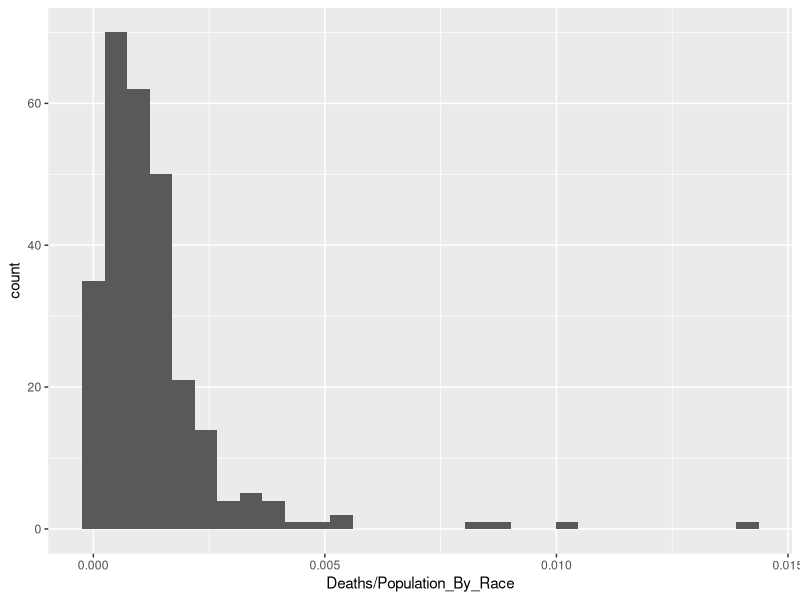
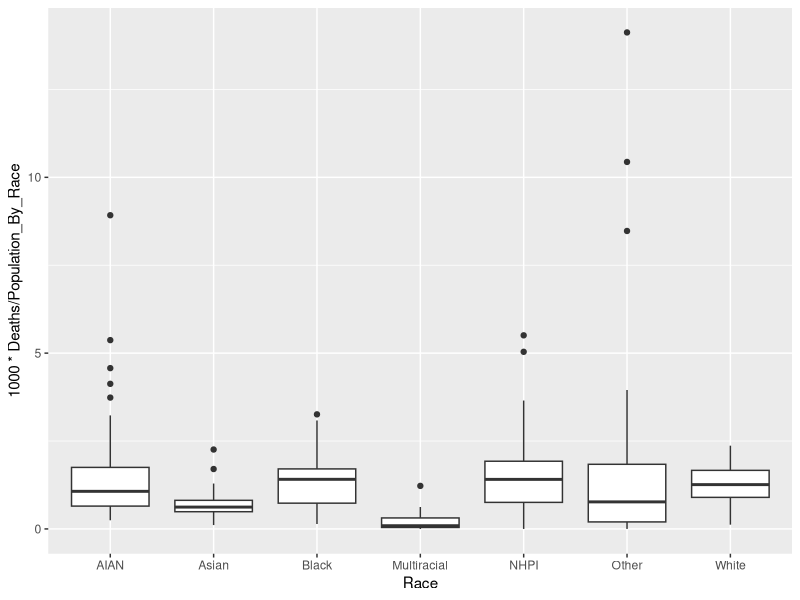
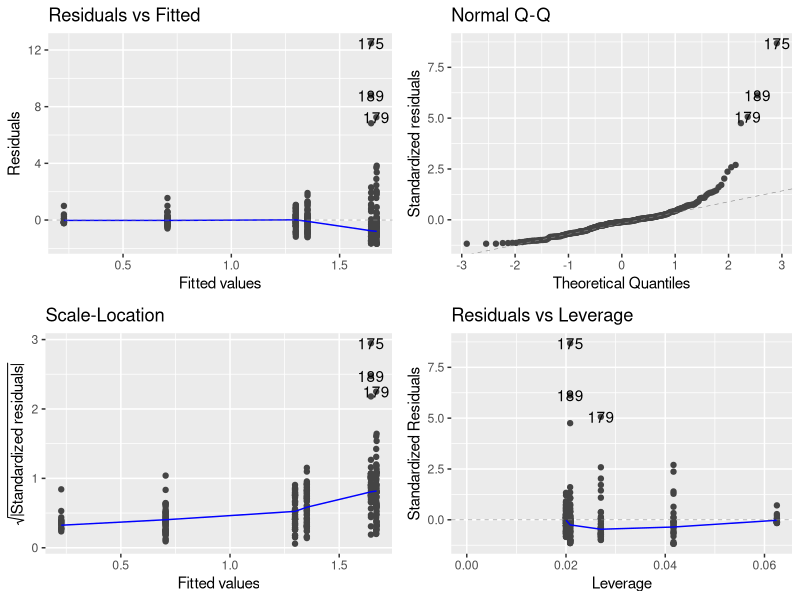
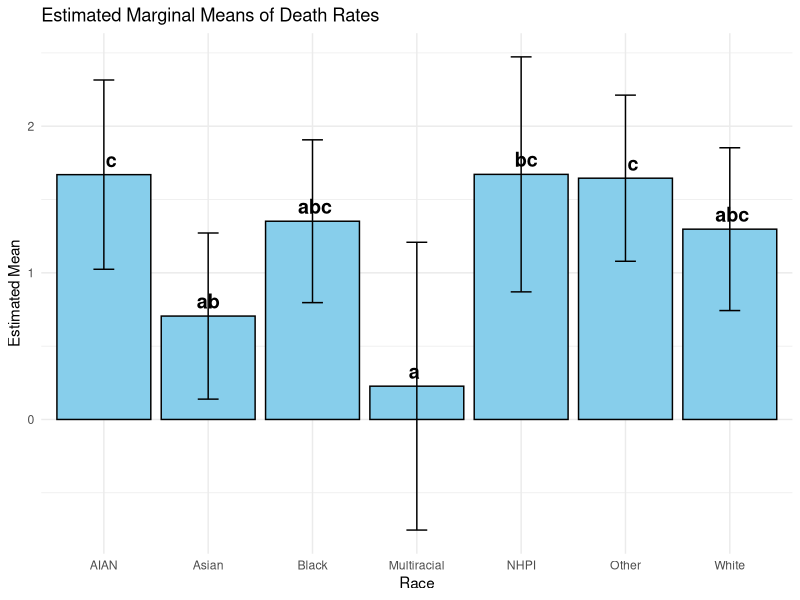
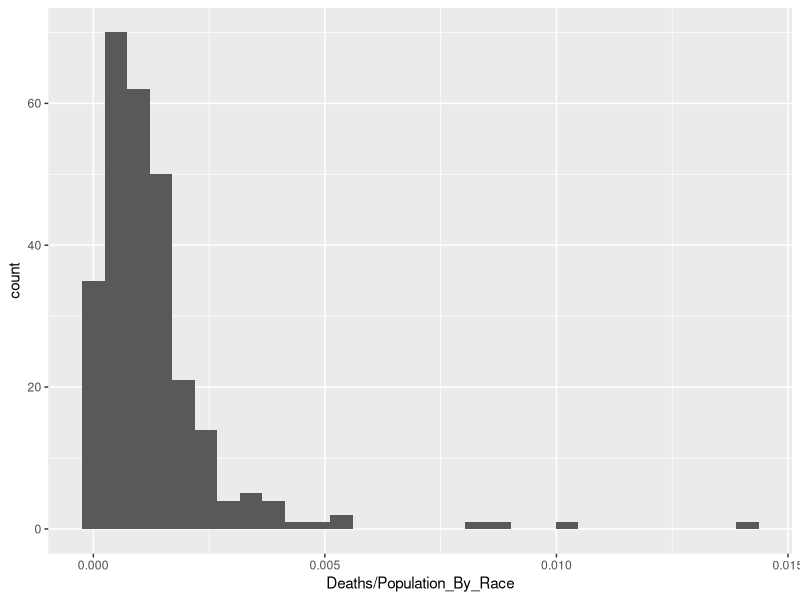
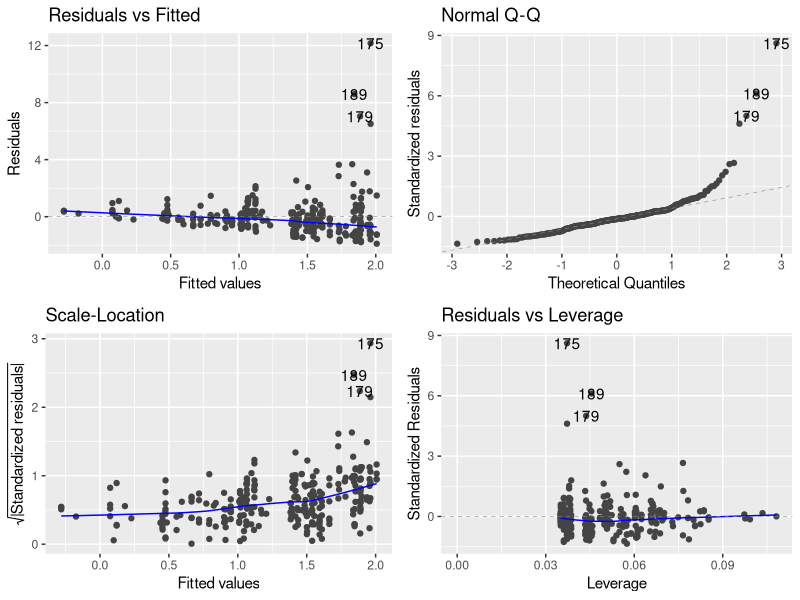
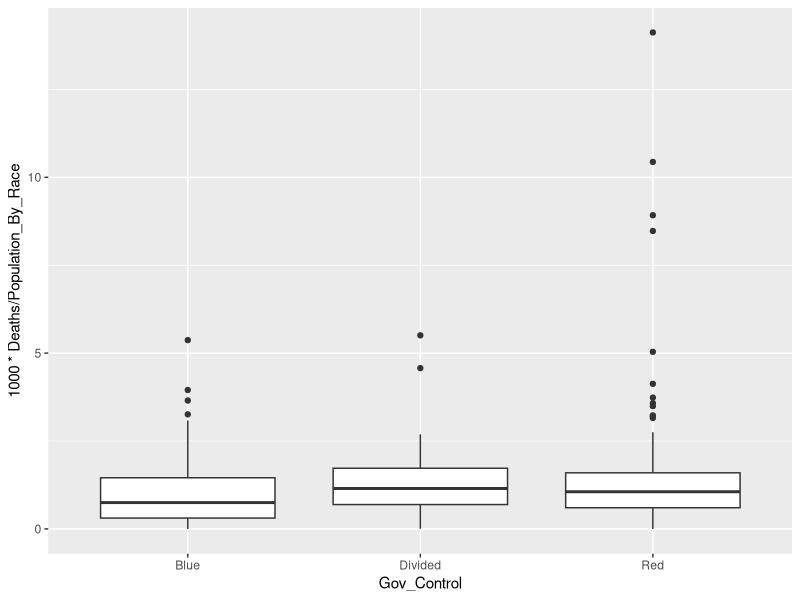
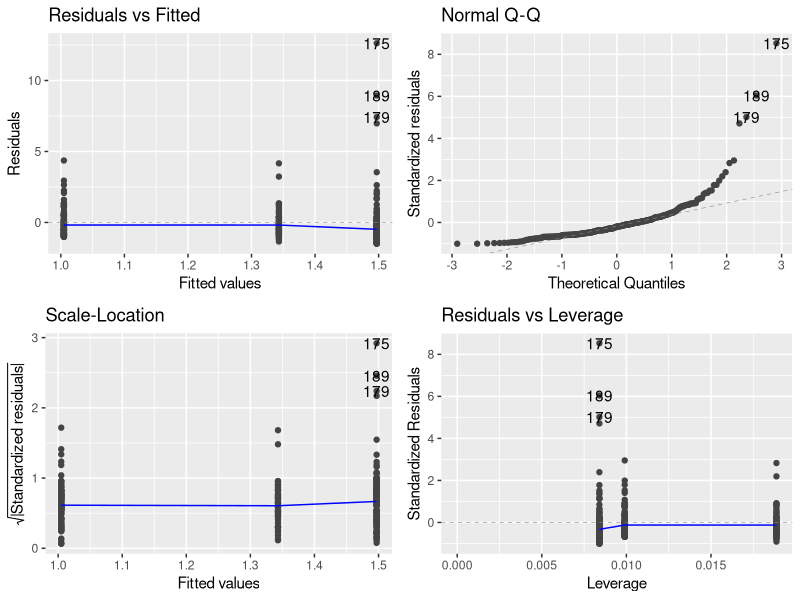

Generate these figures, in order, with R:
## ---- chunk 1
rm(list = ls())
library(here)
library(multcomp)
library(tidyverse)
library(ggfortify)
library(MASS)
library(emmeans)
covid<-read.csv(here("data","CovidbyRaceandState.csv"))
covid<-covid|>dplyr::select(c(2:11))
glimpse(covid)
## ---- chunk 2
covid$Date<-ymd(covid$Date)
covid$State<-as.factor(covid$State)
covid$Race<-as.factor(covid$Race)
covid$Region<-as.factor(covid$Region)
covid$Gov_Control<-as.factor(covid$Gov_Control)
glimpse(covid)
## ---- chunk 3
covid1<-covid|>
  filter(Race!="Total")
## ---- chunk 4
ggplot(covid1,aes(Deaths/Population_By_Race))+
  geom_histogram()#+
  #facet_wrap(~Race)
## ---- chunk 5
ggplot(covid1,aes(Race,1000*Deaths/Population_By_Race))+
  geom_boxplot()
## ---- chunk 6
dprmod<-lm(1000*Deaths/Population_By_Race~Race,data=covid1)
autoplot(dprmod)
## ---- chunk 7
anova(dprmod)
summary(dprmod)
## ---- chunk 8
# Perform Tukey HSD test
tukey_dpr <- emmeans(dprmod, pairwise ~ Race, adjust = "tukey")

# Print results
tukey_dpr$contrasts
## ---- chunk 9
# Generate CLD (Compact Letter Display)
cld_dpr <- cld(tukey_dpr$emmeans,
                 Letters = letters,
                 adjust = "tukey")

print(cld_dpr)

## ---- chunk 10
# Plot estimated marginal means with error bars and letter labels
ggplot(cld_dpr, aes(x = Race, y = emmean)) +
  geom_col(fill = "skyblue", color = "black") +
  geom_errorbar(aes(ymin = lower.CL, ymax = upper.CL), width = 0.2) +
  geom_text(aes(label = .group), vjust = -0.5, size = 5, fontface = "bold") +
  labs(title = "Estimated Marginal Means of Death Rates",
       x = "Race",
       y = "Estimated Mean") +
  theme_minimal()

## ---- chunk 11
ggplot(covid1,aes(Deaths/Population_By_Race))+
  geom_histogram()
## ---- chunk 12
multreg<-lm(1000*Deaths/Population_By_Race~Race+Region+Gov_Control,data = covid1)
autoplot(multreg)
## ---- chunk 13
anova(multreg)
summary(multreg)
## ---- chunk 14
tukeymult<-emmeans(multreg,pairwise~Gov_Control,adjust="tukey")
summary(tukeymult$contrasts)
tukeymult2<-emmeans(multreg,pairwise~Race,adjust="tukey")
summary(tukeymult2$contrasts)
tukeymult3<-emmeans(multreg,pairwise~Region,adjust="tukey")
summary(tukeymult3$contrasts)
## ---- chunk 15
ggplot(covid1,aes(Gov_Control,1000*Deaths/Population_By_Race))+
  geom_boxplot()
## ---- chunk 16
dgcmod<-lm(1000*Deaths/Population_By_Race~Gov_Control,data=covid1)
autoplot(dgcmod)
## ---- chunk 17
anova(dgcmod)
summary(dgcmod)
## ---- chunk 18
tukey_dgc <- emmeans(dgcmod, pairwise ~ Gov_Control, adjust = "tukey")
cld_dgc <- cld(tukey_dgc$emmeans,
                 Letters = letters,
                 adjust = "tukey")
print(cld_dgc)
## ---- chunk 19
ggplot(cld_dgc, aes(x = Gov_Control, y = emmean)) +
  geom_col(fill = "skyblue", color = "black") +
  geom_errorbar(aes(ymin = lower.CL, ymax = upper.CL), width = 0.2) +
  geom_text(aes(label = .group), vjust = -0.5, size = 5, fontface = "bold") +
  labs(title = "Estimated Marginal Means of Death Rates",
       x = "Government Control",
       y = "Estimated Mean") +
  theme_minimal()

## ---- chunk 20
ggplot(covid1,aes(Region,1000*Deaths/Population_By_Race))+
  geom_boxplot()
## ---- chunk 21
dregmod<-lm(1000*Deaths/Population_By_Race~Region,data=covid1)
autoplot(dregmod)
## ---- chunk 22
anova(dregmod)
summary(dregmod)
## ---- chunk 23
tukey_dreg <- emmeans(dregmod, pairwise ~ Region, adjust = "tukey")
cld_dreg <- cld(tukey_dreg$emmeans,
                 Letters = letters,
                 adjust = "tukey")
print(cld_dreg)
## ---- chunk 24
ggplot(cld_dreg, aes(x = Region, y = emmean)) +
  geom_col(fill = "skyblue", color = "black") +
  geom_errorbar(aes(ymin = lower.CL, ymax = upper.CL), width = 0.2) +
  geom_text(aes(label = .group), vjust = -0.5, size = 5, fontface = "bold") +
  labs(title = "Estimated Marginal Means of Death Rates",
       x = "Region",
       y = "Estimated Mean") +
  theme_minimal()
